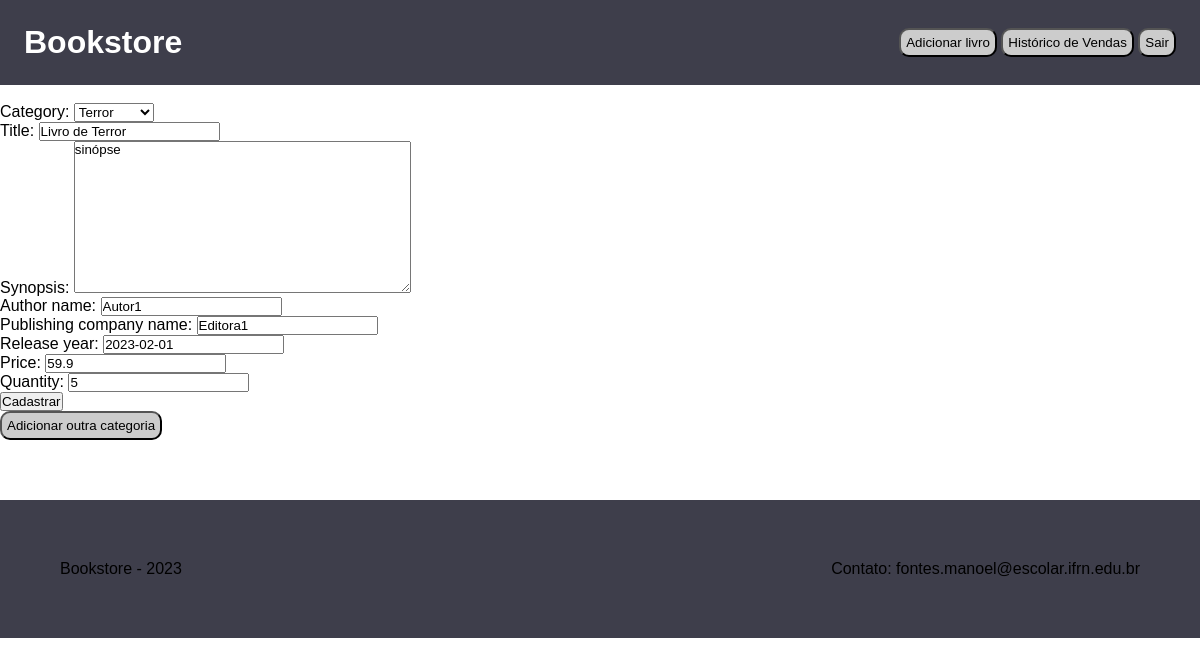
The app's page /book/update/d750327013734f469992afbfcd49f74c, older data.
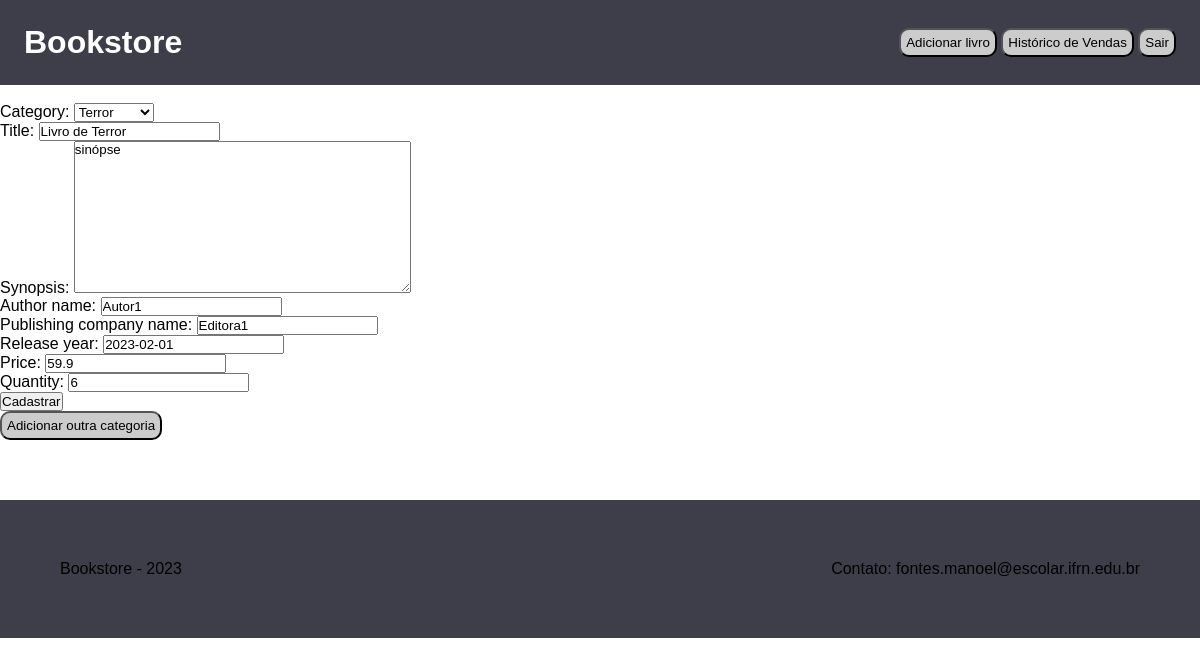
The same page, newer data.
### core/models.py (models this page shows, shortened)
class Book(models.Model):
    id = models.UUIDField(primary_key=True, default=uuid.uuid4, editable=False)
    category = models.ForeignKey(Category, on_delete=models.CASCADE)
    title = models.CharField(max_length=255)
    synopsis = models.TextField(null=True, blank=True)
    author_name = models.CharField(max_length=255)
    publishing_company_name = models.CharField(max_length=255)
    release_year = models.DateField()
    price = models.FloatField()
    quantity = models.IntegerField(default=1)
    created_at = models.DateTimeField(auto_now_add=True)
    updated_at = models.DateTimeField(auto_now=True)

### core/views.py (the view, shortened to what this page needs)
# urls.py: path("book/update/<str:book_id>", update_book, name="update_book"),
def update_book(request, book_id):
    book = Book.objects.get(pk=book_id)
    return render(
        request,
        "book_form.html",
        {"form": BookForm(instance=book)},
    )

### core/forms/book_form.py
class BookForm(ModelForm):
    class Meta:
        model = Book
        fields = "__all__"

### core/models.py (called while the page is built)
    def __str__(self) -> str:
        return self.name

### templates/book_form.html (shortened to what this page needs)
{% extends 'main.html' %} {% block content %} {% load static %}
<br />
<form method="POST" action="">
  {% csrf_token %} {{form.as_p}}
  <input type="submit" value="Cadastrar" />
</form>
<a href="{% url 'register_category' %}"
  ><button>Adicionar outra categoria</button></a
>
{% endblock %}

Row changes from the older to the newer data that the page shows:
changed Book "Terror": quantity "5" → "6"
